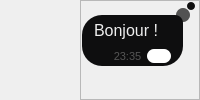
                     <widget class="QWidget" name="widget_2" native="true">
                      <property name="layoutDirection">
                       <enum>Qt::LeftToRight</enum>
                      </property>
                      <property name="styleSheet">
                       <string notr="true"/>
                      </property>
                      <layout class="QHBoxLayout" name="horizontalLayout_14">
                       <property name="spacing">
                        <number>0</number>
                       </property>
                       <property name="leftMargin">
                        <number>0</number>
                       </property>
                       <property name="topMargin">
                        <number>0</number>
                       </property>
                       <property name="rightMargin">
                        <number>0</number>
                       </property>
                       <property name="bottomMargin">
                        <number>0</number>
                       </property>
                       <item>
                        <spacer name="horizontalSpacer_4">
                         <property name="orientation">
                          <enum>Qt::Horizontal</enum>
                         </property>
                         <property name="sizeHint" stdset="0">
                          <size>
                           <width>40</width>
                           <height>20</height>
                          </size>
                         </property>
                        </spacer>
                       </item>
                       <item>
                        <widget class="QFrame" name="bubble_container">
                         <property name="sizePolicy">
                          <sizepolicy hsizetype="Preferred" vsizetype="Preferred">
                           <horstretch>0</horstretch>
                           <verstretch>0</verstretch>
                          </sizepolicy>
                         </property>
                         <property name="minimumSize">
                          <size>
                           <width>120</width>
                           <height>71</height>
                          </size>
                         </property>
                         <property name="styleSheet">
                          <string notr="true"/>
                         </property>
                         <property name="frameShape">
                          <enum>QFrame::StyledPanel</enum>
                         </property>
                         <property name="frameShadow">
                          <enum>QFrame::Raised</enum>
                         </property>
                         <widget class="QFrame" name="frame_4">
                          <property name="geometry">
                           <rect>
                            <x>96</x>
                            <y>8</y>
                            <width>14</width>
                            <height>14</height>
                           </rect>
                          </property>
                          <property name="styleSheet">
                           <string notr="true">background-color: rgba(14, 14, 15, 0.7);
border-radius:7px;</string>
                          </property>
                          <property name="frameShape">
                           <enum>QFrame::StyledPanel</enum>
                          </property>
                          <property name="frameShadow">
                           <enum>QFrame::Raised</enum>
                          </property>
                         </widget>
                         <widget class="QFrame" name="frame_5">
                          <property name="geometry">
                           <rect>
                            <x>107</x>
                            <y>2</y>
                            <width>8</width>
                            <height>8</height>
                           </rect>
                          </property>
                          <property name="styleSheet">
                           <string notr="true">background-color: rgb(14, 14, 15);
border-radius:4px;</string>
                          </property>
                          <property name="frameShape">
                           <enum>QFrame::StyledPanel</enum>
                          </property>
                          <property name="frameShadow">
                           <enum>QFrame::Raised</enum>
                          </property>
                         </widget>
                         <widget class="QFrame" name="frame_6">
                          <property name="geometry">
                           <rect>
                            <x>2</x>
                            <y>15</y>
                            <width>101</width>
                            <height>51</height>
                           </rect>
                          </property>
                          <property name="sizePolicy">
                           <sizepolicy hsizetype="Expanding" vsizetype="Expanding">
                            <horstretch>0</horstretch>
                            <verstretch>0</verstretch>
                           </sizepolicy>
                          </property>
                          <property name="styleSheet">
                           <string notr="true">	border-radius:20px;
	border-top-right-radius:8px;
	background-color: rgb(14, 14, 15);


	
</string>
                          </property>
                          <property name="frameShape">
                           <enum>QFrame::StyledPanel</enum>
                          </property>
                          <property name="frameShadow">
                           <enum>QFrame::Raised</enum>
                          </property>
                          <layout class="QGridLayout" name="gridLayout_2">
                           <property name="leftMargin">
                            <number>12</number>
                           </property>
                           <property name="topMargin">
                            <number>6</number>
                           </property>
                           <property name="rightMargin">
                            <number>12</number>
                           </property>
                           <property name="bottomMargin">
                            <number>0</number>
                           </property>
                           <property name="spacing">
                            <number>0</number>
                           </property>
                           <item row="0" column="0" colspan="2">
                            <widget class="QLabel" name="left_bubble_2">
                             <property name="sizePolicy">
                              <sizepolicy hsizetype="Expanding" vsizetype="MinimumExpanding">
                               <horstretch>0</horstretch>
                               <verstretch>0</verstretch>
                              </sizepolicy>
                             </property>
                             <property name="maximumSize">
                              <size>
                               <width>304</width>
                               <height>16777215</height>
                              </size>
                             </property>
                             <property name="font">
                              <font>
                               <pointsize>12</pointsize>
                              </font>
                             </property>
                             <property name="styleSheet">
                              <string notr="true">QLabel{
	color: #eee;
    background-color:transparent;
}</string>
                             </property>
                             <property name="text">
                              <string>Bonjour !</string>
                             </property>
                             <property name="scaledContents">
                              <bool>false</bool>
                             </property>
                             <property name="alignment">
                              <set>Qt::AlignLeading|Qt::AlignLeft|Qt::AlignTop</set>
                             </property>
                             <property name="wordWrap">
                              <bool>true</bool>
                             </property>
                             <property name="textInteractionFlags">
                              <set>Qt::LinksAccessibleByKeyboard|Qt::LinksAccessibleByMouse|Qt::TextBrowserInteraction|Qt::TextSelectableByKeyboard|Qt::TextSelectableByMouse</set>
                             </property>
                            </widget>
                           </item>
                           <item row="1" column="0">
                            <spacer name="horizontalSpacer_3">
                             <property name="orientation">
                              <enum>Qt::Horizontal</enum>
                             </property>
                             <property name="sizeHint" stdset="0">
                              <size>
                               <width>17</width>
                               <height>20</height>
                              </size>
                             </property>
                            </spacer>
                           </item>
                           <item row="1" column="1">
                            <layout class="QHBoxLayout" name="horizontalLayout_10">
                             <property name="spacing">
                              <number>4</number>
                             </property>
                             <item>
                              <widget class="QLabel" name="time_2">
                               <property name="minimumSize">
                                <size>
                                 <width>31</width>
                                 <height>14</height>
                                </size>
                               </property>
                               <property name="maximumSize">
                                <size>
                                 <width>31</width>
                                 <height>14</height>
                                </size>
                               </property>
                               <property name="font">
                                <font>
                                 <pointsize>8</pointsize>
                                </font>
                               </property>
                               <property name="styleSheet">
                                <string notr="true">
color:#555;
border-radius:7px;
background-color:transparent;
</string>
                               </property>
                               <property name="text">
                                <string>23:35</string>
                               </property>
                               <property name="alignment">
                                <set>Qt::AlignCenter</set>
                               </property>
                              </widget>
                             </item>
                             <item>
                              <widget class="QLabel" name="ticks_2">
                               <property name="minimumSize">
                                <size>
                                 <width>24</width>
                                 <height>14</height>
                                </size>
                               </property>
                               <property name="maximumSize">
                                <size>
                                 <width>24</width>
                                 <height>14</height>
                                </size>
                               </property>
                               <property name="font">
                                <font>
                                 <pointsize>7</pointsize>
                                </font>
                               </property>
                               <property name="styleSheet">
                                <string notr="true">
image: url(:/cils/cils/cil-check-circle-green.png);
background-color:rgb(255, 255, 255);
border-radius:7px;
padding:1px;</string>
                               </property>
                               <property name="text">
                                <string/>
                               </property>
                               <property name="alignment">
                                <set>Qt::AlignCenter</set>
                               </property>
                              </widget>
                             </item>
                            </layout>
                           </item>
                          </layout>
                         </widget>
                         <zorder>frame_6</zorder>
                         <zorder>frame_5</zorder>
                         <zorder>frame_4</zorder>
                        </widget>
                       </item>
                      </layout>
                     </widget>
